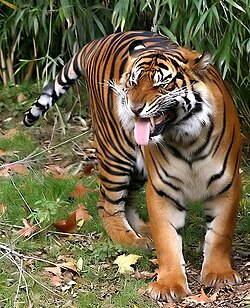
#> input picture img-original-0016/tigre.jpg, 250 x 308 px
$ python codigo-va-0016.py
#> lines starting #> are read from the running program, lines starting #| are printed output that depends on the picture; after the words box and inside, x2 and y2 are one past the last pixel; in counts of white or black regions, pixels touching at a corner belong together
# Johan Paulo Aros Reveles

import cv2
from pathlib import Path

# 1. Definir las rutas de trabajo
carpeta_proyecto = Path(__file__).resolve().parent.parent

ruta_original = (
    carpeta_proyecto
    / "img-original-0016"
    / "tigre.jpg"
)

carpeta_resultados = (
    carpeta_proyecto / "resultados-img-0016"
)

# Crear la carpeta de resultados si no existe
carpeta_resultados.mkdir(parents=True, exist_ok=True)

# 2. Leer la imagen original con imread
img0016 = cv2.imread(str(ruta_original))
#> img0016 is the input picture: shape (308, 250, 3); mean B, G, R 75.6, 104.5, 113.7

# Comprobar que la imagen se haya leído correctamente
if img0016 is None:
    raise FileNotFoundError(
        f"No se pudo leer la imagen: {ruta_original}"
    )

# 3. Rotar la imagen 90 grados en sentido horario
img90_0016 = cv2.rotate(
    img0016, cv2.ROTATE_90_CLOCKWISE
)
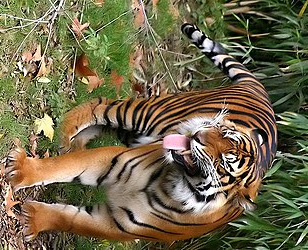
#> img90_0016: shape (250, 308, 3); mean B, G, R 75.6, 104.5, 113.7

# 4. Rotar la imagen 45 grados
alto, ancho = img0016.shape[:2]
#> alto = 308; ancho = 250

centro = (ancho // 2, alto // 2)
#> centro = (125, 154)

matriz_rotacion = cv2.getRotationMatrix2D(
    centro, 45, 1.0
)

img45_0016 = cv2.warpAffine(
    img0016,
    matriz_rotacion,
    (ancho, alto)
)
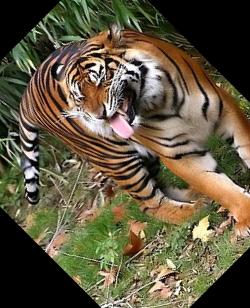
#> img45_0016: shape (308, 250, 3); mean B, G, R 63.7, 87.2, 95.8

# 5. Redimensionar a 600 píxeles de ancho
# y 500 píxeles de alto
img600x500_0016 = cv2.resize(
    img0016, (600, 500)
)
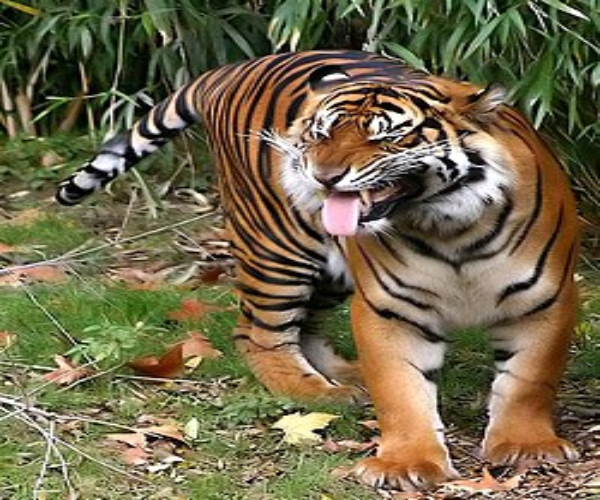
#> img600x500_0016: shape (500, 600, 3); mean B, G, R 75.5, 104.4, 113.6

# 6. Dibujar un rectángulo rojo de 100 x 200
# píxeles sobre una copia de la imagen original
img_rojo_0016 = img0016.copy()

x1, y1 = 50, 50
x2, y2 = x1 + 100, y1 + 200

cv2.rectangle(
    img_rojo_0016,
    (x1, y1),
    (x2, y2),
    (0, 0, 255),
    3
)
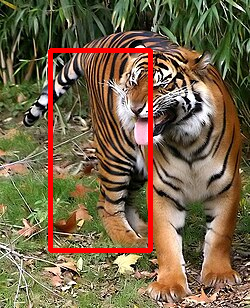
#> img_rojo_0016: shape (308, 250, 3); 3.88% of pixels changed, all inside (x1, y1, x2, y2) = (48, 48, 153, 253)

# 7. Mostrar las cinco imágenes con sus títulos
cv2.imshow("tigre original 0016", img0016)

cv2.imshow("tigre 90 0016", img90_0016)

cv2.imshow("tigre 45 0016", img45_0016)

cv2.imshow(
    "tigre 600x500 0016",
    img600x500_0016
)

cv2.imshow("tigre rojo 0016", img_rojo_0016)

# 8. Guardar las cuatro imágenes procesadas
cv2.imwrite(
    str(carpeta_resultados / "img-Tigre-0016.jpg"),
    img90_0016
)

cv2.imwrite(
    str(carpeta_resultados / "img-Tigre2-0016.jpg"),
    img45_0016
)

cv2.imwrite(
    str(carpeta_resultados / "img-Tigre3-0016.jpg"),
    img600x500_0016
)

cv2.imwrite(
    str(carpeta_resultados / "img-Tigre4-0016.jpg"),
    img_rojo_0016
)

# 9. Esperar una tecla y cerrar las ventanas
print("Imágenes procesadas y guardadas.")
print("Presiona una tecla en las ventanas para finalizar.")

cv2.waitKey(0)
cv2.destroyAllWindows()
